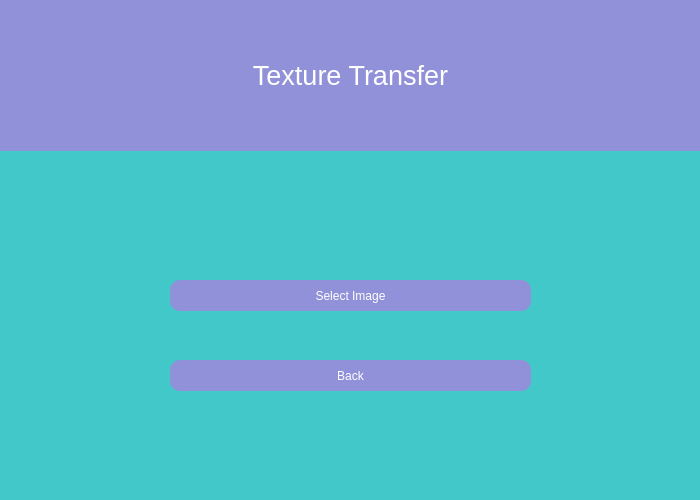
<?xml version="1.0" encoding="UTF-8"?>
<ui version="4.0">
 <class>Form</class>
 <widget class="QWidget" name="Form">
  <property name="geometry">
   <rect>
    <x>0</x>
    <y>0</y>
    <width>700</width>
    <height>500</height>
   </rect>
  </property>
  <property name="windowTitle">
   <string>Form</string>
  </property>
  <property name="styleSheet">
   <string notr="true">background-color:qlineargradient(spread:pad, x1:1, y1:1, x2:1, y2:1, stop:0 rgba(66, 200, 200, 255), stop:0.495 rgba(255, 255, 255, 255), stop:0.505 rgba(255, 0, 0, 255), stop:1 rgba(255, 0, 0, 255));</string>
  </property>
  <widget class="QPushButton" name="login">
   <property name="geometry">
    <rect>
     <x>170</x>
     <y>280</y>
     <width>361</width>
     <height>31</height>
    </rect>
   </property>
   <property name="styleSheet">
    <string notr="true">

QPushButton{
background-color:qlineargradient(spread:pad, x1:1, y1:1, x2:1, y2:1, stop:0.232955 rgba(145, 145, 217, 255), stop:0.926136 rgba(0, 203, 203, 255));
color:white;;font: 14pt &quot;Sitka Heading&quot;;border-radius:10px;


}
QPushButton:hover{

   background-color:#CBC3E3;
color:white;;font: 14pt &quot;Sitka Heading&quot;;border-radius:10px;

}</string>
   </property>
   <property name="text">
    <string>Select Image</string>
   </property>
  </widget>
  <widget class="QLabel" name="label">
   <property name="geometry">
    <rect>
     <x>0</x>
     <y>0</y>
     <width>701</width>
     <height>151</height>
    </rect>
   </property>
   <property name="styleSheet">
    <string notr="true">background-color:qlineargradient(spread:pad, x1:1, y1:1, x2:1, y2:1, stop:0.232955 rgba(145, 145, 217, 255), stop:0.926136 rgba(0, 203, 203, 255));font: 36pt &quot;Sitka Heading&quot;;color:white;</string>
   </property>
   <property name="text">
    <string>&lt;html&gt;&lt;head/&gt;&lt;body&gt;&lt;p&gt;&lt;span style=&quot; font-size:20pt;&quot;&gt;Texture Transfer&lt;/span&gt;&lt;/p&gt;&lt;/body&gt;&lt;/html&gt;</string>
   </property>
   <property name="alignment">
    <set>Qt::AlignCenter</set>
   </property>
  </widget>
  <widget class="QPushButton" name="back">
   <property name="geometry">
    <rect>
     <x>170</x>
     <y>360</y>
     <width>361</width>
     <height>31</height>
    </rect>
   </property>
   <property name="styleSheet">
    <string notr="true">

QPushButton{
background-color:qlineargradient(spread:pad, x1:1, y1:1, x2:1, y2:1, stop:0.232955 rgba(145, 145, 217, 255), stop:0.926136 rgba(0, 203, 203, 255));
color:white;;font: 14pt &quot;Sitka Heading&quot;;border-radius:10px;


}
QPushButton:hover{

   background-color:#CBC3E3;
color:white;;font: 14pt &quot;Sitka Heading&quot;;border-radius:10px;

}</string>
   </property>
   <property name="text">
    <string>Back</string>
   </property>
  </widget>
 </widget>
 <resources/>
 <connections/>
</ui>
